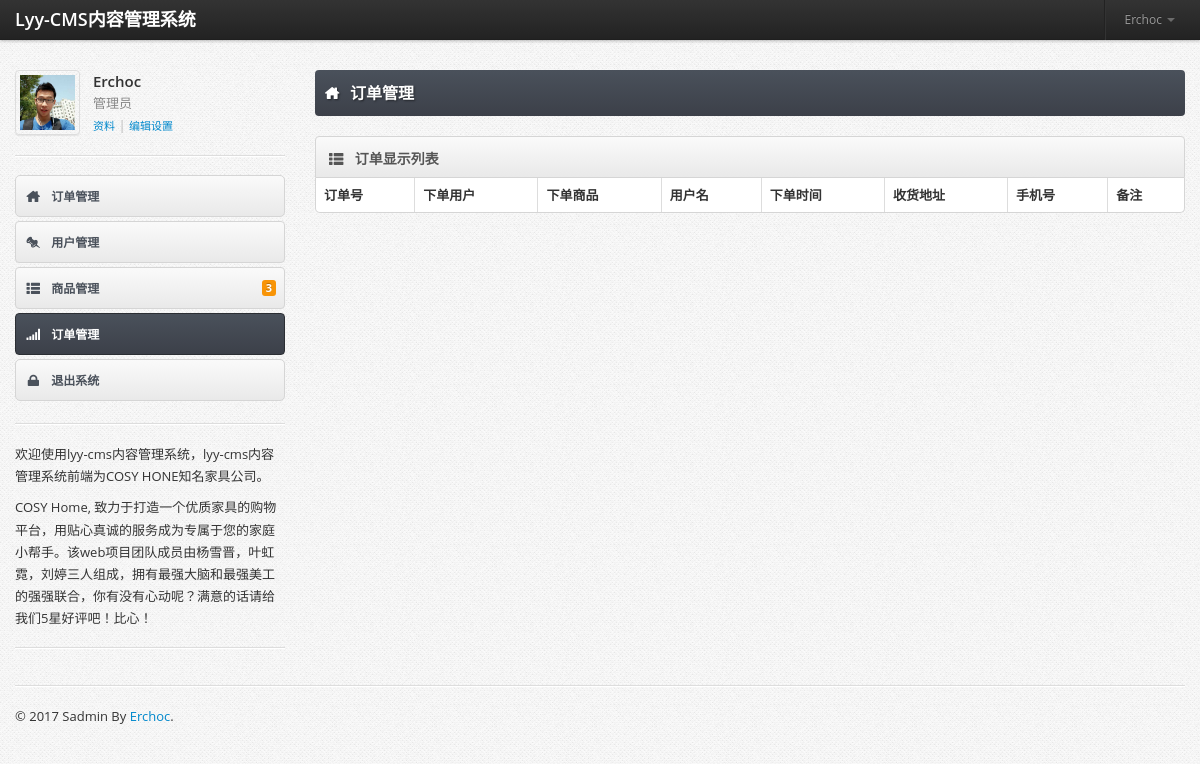
Before: /sadmin/ordersmanage.php (signed in) with the older database file.
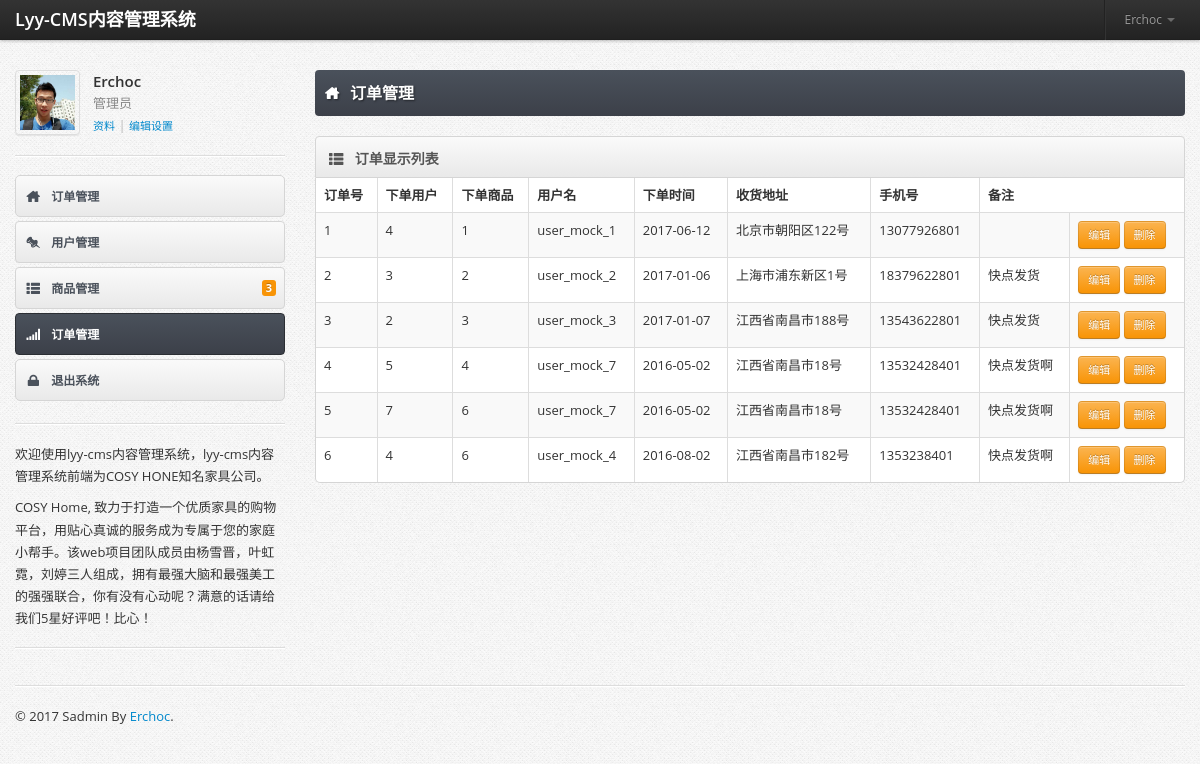
After: the same page with the newer database file.
### tables this page shows
CREATE TABLE IF NOT EXISTS `orders` (
  `id` int(11) NOT NULL AUTO_INCREMENT,
  `uid` int(11) NOT NULL,
  `gid` int(11) NOT NULL,
  `username` varchar(255) NOT NULL,
  `order_time` date NOT NULL,
  `address` varchar(255) NOT NULL,
  `phone` varchar(11) NOT NULL,
  `remarks` varchar(255) NOT NULL,
  PRIMARY KEY (`id`)
);

### sadmin/ordersmanage.php (the view, shortened to what this page needs)
<?php
require_once ("./php/conn.php");
?>
<!DOCTYPE html>
<html lang="en">
  <head>
    <link href="./css/bootstrap.min.css" rel="stylesheet" />
    <link href="./css/bootstrap-responsive.min.css" rel="stylesheet" />
    <link href="./css/font-awesome.css" rel="stylesheet" />
    <link href="./css/adminia.css" rel="stylesheet" />
    <link href="./css/adminia-responsive.css" rel="stylesheet" />
    <link href="./css/pages/dashboard.css" rel="stylesheet" />
<body>
<div class="navbar navbar-fixed-top">
	<div class="navbar-inner">
		<div class="container">
			<a class="brand" href="./"> Lyy-CMS内容管理系统 </a>
			<div class="nav-collapse">
				<ul class="nav pull-right">
					<li class="divider-vertical"></li>
					<li class="dropdown">
						<a data-toggle="dropdown" class="dropdown-toggle " href="#">
							Erchoc <b class="caret"></b>
						</a>
					</li>
				</ul>
			</div>
		</div>
	</div>
</div>
<div id="content">
	<div class="container">
		<div class="row">
			<div class="span3">
				<div class="account-container">
					<div class="account-avatar">
						<img src="./img/headshot.png" alt="" class="thumbnail" />
					</div>
					<div class="account-details">
						<span class="account-name">Erchoc</span>
						<span class="account-role">管理员</span>
						<span class="account-actions">
							<a href="javascript:;">资料</a> |
							<a href="javascript:;">编辑设置</a>
						</span>
					</div>
				</div>
				<hr />
				<ul id="main-nav" class="nav nav-tabs nav-stacked">
					<li>
						<a href="./">
							<i class="icon-home"></i>
							订单管理
						</a>
					</li>
					<li>
						<a href="./usersmanage.php">
							<i class="icon-pushpin"></i>
							用户管理
						</a>
					</li>
					<li>
						<a href="./goodsmanage.php">
							<i class="icon-th-list"></i>
							商品管理
							<span class="label label-warning pull-right"> 3 </span>
						</a>
					</li>
					<li  class="active">
						<a href="./ordersmanage.php">
							<i class="icon-signal"></i>
							订单管理
						</a>
					</li>
					<li>
						<a href="./php/logout.php">
							<i class="icon-lock"></i>
							退出系统
						</a>
					</li>
				</ul>
				<hr />
				<div class="sidebar-extra">
					<p>欢迎使用lyy-cms内容管理系统，lyy-cms内容管理系统前端为COSY HONE知名家具公司。</p>
					<p>COSY Home, 致力于打造一个优质家具的购物平台，用贴心真诚的服务成为专属于您的家庭小帮手。该web项目团队成员由杨雪晋，叶虹霓，刘婷三人组成，拥有最强大脑和最强美工的强强联合，你有没有心动呢？满意的话请给我们5星好评吧！比心！</p>
				</div>
				<hr />
			</div>
			<div class="span9">
				<h1 class="page-title">
					<i class="icon-home"></i>
					订单管理
				</h1>
				<div class="widget widget-table">
					<div class="widget-header">
						<i class="icon-th-list"></i>
						<h3> 订单显示列表 </h3>
					</div>
					<div class="widget-content">
						<table class="table table-striped table-bordered">
							<thead>
								<tr>
									<th>订单号</th>
									<th>下单用户</th>
									<th>下单商品</th>
									<th>用户名</th>
									<th>下单时间</th>
									<th>收货地址</th>
									<th>手机号</th>
									<th>备注</th>
								</tr>
							</thead>
							<?php
								$sql = "SELECT * FROM `orders`";
								$result = $db->prepare($sql);
								$result->execute();
								$res = $result->fetchAll(PDO::FETCH_ASSOC);
								$output = "<tbody>";
								foreach ($res as $k => $v) {
								    $output .= "<tr>";
								    $output .= "<td>".$v['id']."</td>";
								    $output .= "<td>".$v['uid']."</td>";
								    $output .= "<td>".$v['gid']."</td>";
								    $output .= "<td>".$v['username']."</td>";
								    $output .= "<td>".$v['order_time']."</td>";
								    $output .= "<td>".$v['address']."</td>";
								    $output .= "<td>".$v['phone']."</td>";
								    $output .= "<td>".$v['remarks']."</td>";
								    $output .= "<td><a class='btn btn-small btn-warning' href='./account.html?id=".$v["id"]."';>"." 编辑 "."</a> <a class='btn btn-small btn-warning' href='./php/orderdel.php?id=".$v["id"]."';>"." 删除 "."</a></td>";
								    $output .= "</tr>";
								}
								$output .= "</tdoby>";
								echo $output;
							 ?>
						</table>
					</div>
				</div>
			</div>
		</div>
	</div>
</div>
<div id="footer">
	<div class="container">
		<hr />
		<p>&copy; 2017 Sadmin By <a href="https://github.com/Erchoc">Erchoc</a>.</p>
	</div>
</div>
  </body>
</html>

Changed rows visible on the page:
added orders: id "1", uid "4", gid "1", username "user_mock_1", order_time "2017-06-12", address "北京市朝阳区122号", phone "13077926801"
added orders: id "2", uid "3", gid "2", username "user_mock_2", order_time "2017-01-06", address "上海市浦东新区1号", phone "18379622801", remarks "快点发货"
added orders: id "3", uid "2", gid "3", username "user_mock_3", order_time "2017-01-07", address "江西省南昌市188号", phone "13543622801", remarks "快点发货"
added orders: id "4", uid "5", gid "4", username "user_mock_7", order_time "2016-05-02", address "江西省南昌市18号", phone "13532428401", remarks "快点发货啊"
added orders: id "5", uid "7", gid "6", username "user_mock_7", order_time "2016-05-02", address "江西省南昌市18号", phone "13532428401", remarks "快点发货啊"
added orders: id "6", uid "4", gid "6", username "user_mock_4", order_time "2016-08-02", address "江西省南昌市182号", phone "1353238401", remarks "快点发货啊"
